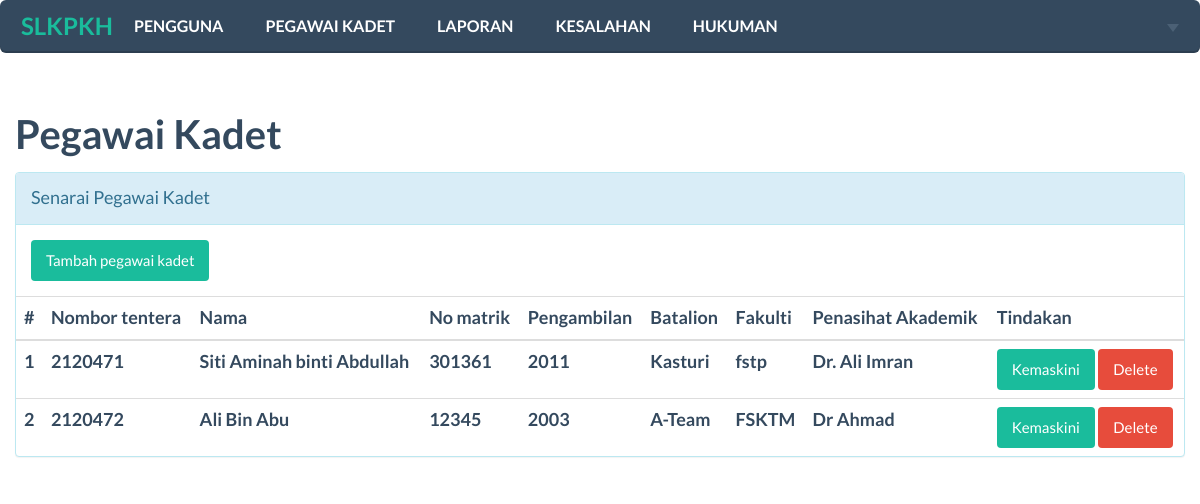
The app's page /panel/admin/kadet.php with its own data.
### tables this page shows
CREATE TABLE `pkdt` (
  `id` int(11) NOT NULL AUTO_INCREMENT,
  `no_matrik` varchar(10) NOT NULL,
  `nama` varchar(100) NOT NULL,
  `no_tentera` varchar(10) NOT NULL,
  `pengambilan` int(10) NOT NULL,
  `batalion` varchar(10) NOT NULL,
  `fakulti` varchar(10) NOT NULL,
  `penyelia_akademik` varchar(50) NOT NULL,
  PRIMARY KEY (`id`),
  UNIQUE KEY `no_matrik` (`no_matrik`),
  UNIQUE KEY `id` (`id`)
);

### panel/admin/kadet.php (the view, shortened to what this page needs)
<?php
$connection = mysqli_connect(DB_HOST,DB_USERNAME,DB_PASSWORD,DB_NAME);
$View__query="SELECT * FROM `pkdt`";
$ViewRS = $connection->query($View__query);
?>
<!DOCTYPE html>
<html>
<head>
    <link href="../../css/vendor/bootstrap.min.css" rel="stylesheet">
    <link href="../../css/flat-ui.min.css" rel="stylesheet">
    <link href="../../css/custom.css" rel="stylesheet">
</head>
<body>
<?php include('navbar-admin.php'); ?>
  <div class="container">
    <div class="row">
      <h3>Pegawai Kadet</h3>
    </div>
    <div class="row">
      <div class="panel panel-info">
      <div class="panel-heading">Senarai Pegawai Kadet</div>
      <div class="panel-body">
          <a href="kadet_add.php" class="btn btn-primary">Tambah pegawai kadet</a>
      </div>
      <table class="table">
        <thead>
          <tr>
            <th>#</th>
            <th>Nombor tentera</th>
            <th>Nama</th>
            <th>No matrik</th>
            <th>Pengambilan</th>
            <th>Batalion</th>
            <th>Fakulti</th>
            <th>Penasihat Akademik</th>
            <th>Tindakan</th>
          </tr>
        </thead>
        <tbody>
         <?php
        $counter = 0;
         while($row = mysqli_fetch_assoc($ViewRS)){
            $counter++;
           echo '
          <tr>
            <th scope="row">'.$counter.'</th>
            <th>'.$row["no_matrik"].'</th>
            <th>'.$row["nama"].'</th>
            <th>'.$row["no_tentera"].'</th>
            <th>'.$row["pengambilan"].'</th>
            <th>'.$row["batalion"].'</th>
            <th>'.$row["fakulti"].'</th>
            <th>'.$row["penyelia_akademik"].'</th>
            <th>
              <a href="kadet_edit.php?id='.$row["id"].'" class="btn btn-primary">Kemaskini</a>
              <a href="?action=delete&id='.$row["id"].'" class="btn btn-danger">Delete</a>
            </th>
          </tr>';
         }
        ?>
        </tbody>
      </table>
    </div>
    </div>
  </div>
</body>
</html>

### records on screen
pkdt: no_matrik "2120471", nama "Siti Aminah binti Abdullah", no_tentera "301361", pengambilan "2011", batalion "Kasturi", fakulti "fstp", penyelia_akademik "Dr. Ali Imran"
pkdt: no_matrik "2120472", nama "Ali Bin Abu", no_tentera "12345", pengambilan "2003", batalion "A-Team", fakulti "FSKTM", penyelia_akademik "Dr Ahmad"
